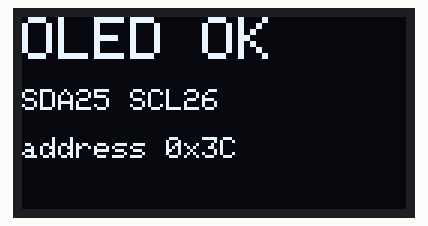
The sketch below on a simulated ESP32. Parts: 128×64 one-colour display. What the sketch prints to the serial monitor is not drawn.

Above: at 2.7 s.

The sketch:

OLED_Test.ino
```cpp
// OLED bench test: finds the screen and draws on it.
//
// Run this when the terminal's OLED stays dark. It scans BOTH I2C buses
// the terminal uses and says what it finds:
//   - bus 1, GPIO 25/26: where the terminal expects the OLED (oled_display.ino)
//   - bus 0, GPIO 21/22: the PN532's bus, in case the OLED was wired there
// then, if a screen answers, fills it white for a second and writes text.
//
// Same libraries as the terminal: Adafruit SSD1306 + Adafruit GFX.
// Serial monitor at 115200.

#include <Wire.h>
#include <Adafruit_GFX.h>
#include <Adafruit_SSD1306.h>

TwoWire bus1 = TwoWire(1);

// Prints every address that answers; returns the first OLED-looking one
// (0x3C or 0x3D), or 0 if none.
uint8_t scan(TwoWire& bus, const char* name) {
  Serial.printf("Scanning %s...\n", name);
  uint8_t oledAddr = 0;
  uint8_t found = 0;
  for (uint8_t addr = 1; addr < 127; addr++) {
    bus.beginTransmission(addr);
    if (bus.endTransmission() == 0) {
      found++;
      const char* what = (addr == 0x3C || addr == 0x3D) ? "  <- OLED"
                       : (addr == 0x24) ? "  <- PN532" : "";
      Serial.printf("  found device at 0x%02X%s\n", addr, what);
      if (!oledAddr && (addr == 0x3C || addr == 0x3D)) oledAddr = addr;
    }
  }
  if (!found) Serial.println("  nothing answered");
  return oledAddr;
}

void tryScreen(TwoWire& bus, uint8_t addr, const char* name) {
  Adafruit_SSD1306 oled(128, 64, &bus, -1);
  if (!oled.begin(SSD1306_SWITCHCAPVCC, addr)) {
    Serial.printf("Screen at 0x%02X on %s answered but wouldn't start (out of memory?)\n", addr, name);
    return;
  }
  Serial.printf("Drawing on the screen at 0x%02X on %s -- it should go white, then show text\n", addr, name);
  oled.fillScreen(SSD1306_WHITE);
  oled.display();
  delay(1000);
  oled.clearDisplay();
  oled.setTextColor(SSD1306_WHITE);
  oled.setTextSize(2);
  oled.setCursor(0, 0);
  oled.print("OLED OK");
  oled.setTextSize(1);
  oled.setCursor(0, 24);
  oled.print(name);
  oled.setCursor(0, 40);
  oled.printf("address 0x%02X", addr);
  oled.display();
}

void setup() {
  Serial.begin(115200);
  delay(1500);
  Serial.println("\n=== OLED test ===");

  bus1.begin(25, 26, 400000);
  uint8_t a1 = scan(bus1, "bus 1 (SDA 25, SCL 26) -- where the terminal expects the OLED");

  Wire.begin(21, 22, 100000);
  uint8_t a0 = scan(Wire, "bus 0 (SDA 21, SCL 22) -- the PN532's bus");

  if (a1) {
    tryScreen(bus1, a1, "SDA25 SCL26");
  } else if (a0) {
    Serial.println("The OLED is on the PN532's pins (21/22). Move its SDA to GPIO 25 and SCL to GPIO 26.");
    tryScreen(Wire, a0, "SDA21 SCL22");
  } else {
    Serial.println();
    Serial.println("No OLED found on either bus. Check, in this order:");
    Serial.println("  1. VCC to 3V3 and GND to GND (a dark screen with no power looks the same as a broken one)");
    Serial.println("  2. SDA and SCL not swapped: OLED SDA -> GPIO 25, OLED SCL -> GPIO 26");
    Serial.println("  3. Pin labels: on some boards the order is VCC GND SCL SDA, on others GND VCC SCL SDA");
    Serial.println("  4. Loose jumper wires -- press them in, or try new ones");
  }
  Serial.println("=== done ===");
}

void loop() {}
```
